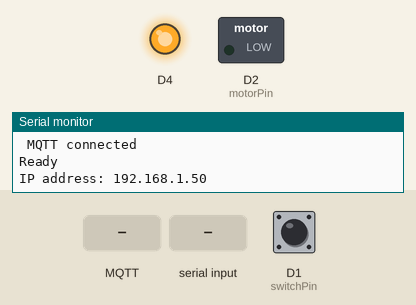
Recording of a sketch running on a simulated ESP8266 (NodeMCU). On the bench: switched loads named in the sketch (green lamp = pin HIGH), output pins drawn as LEDs (lit = HIGH), the last lines printed to the serial monitor. The inputs (shaded band) are chosen by the test bench; at power-on: D1 (switchPin) HIGH. WiFi joins after 1.5 s; servers stay silent unless stated; no MQTT or app messages arrive unless stated.

Above: at 2.7 s.
2.8 s: MQTT message "1" arrives on the first subscribed topic
At 3.9 s:
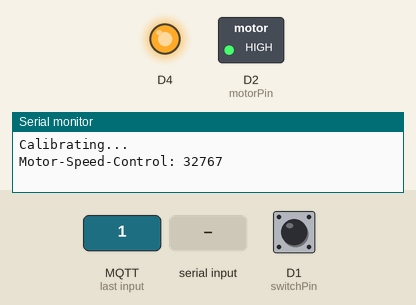
4.3 s: D1 (switchPin) pulled LOW for 0.15 s
6.4 s: "90,45\n" received over Serial
9.4 s: D1 (switchPin) pulled LOW for 1 s
At 10.8 s:
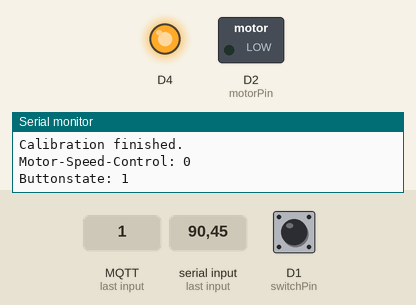
11.9 s: MQTT message "5" arrives on the first subscribed topic
At 12.4 s:
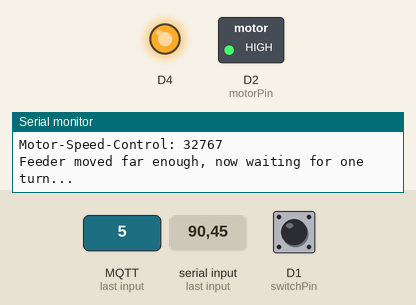
13.4 s: MQTT message "on" arrives on the first subscribed topic
Timing chart, 0 to 15.9 s (numbered marks = the images above; inputs shaded):
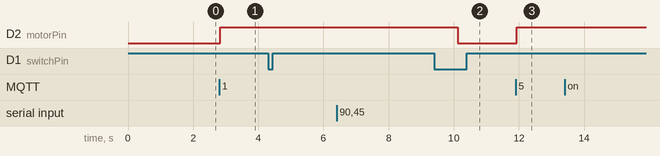

Measured:
- after the input at 2.8 s, D2 (motorPin): LOW → HIGH at once
- after the input at 9.4 s, D2 (motorPin): HIGH → LOW after 0.73 s
- after the input at 11.9 s, D2 (motorPin): LOW → HIGH at once

The sketch:

TurtleFeeder.ino
```cpp
/* Arduino code and information on how to modify a dobar or SaiDeng automatic fish pond feeder
 * (C) Daniel Kirstenpfad 2019
 *
 * Requirements / Libraries:
 *  - Arduino IDE 1.8.8
 *  - Arduino ESP8266 library 2.5.2 - https://github.com/esp8266/Arduino
 *  - Arduino MQTT Library 2.4.1 by 256dpi - https://github.com/256dpi/arduino-mqtt
 *
 * This also uses the Arduino OTA functionality. So when the ESP8266 successfully connected to your Wifi you will
 * be able to use the Arduino IDE over-the-air functionality.
 *
 *
 * What you need to configure:
 *  - WiFi SSID + PASS
 *  - MQTT Server (IP(+Username+PW))
 *  - MQTT Topic prefix
 *
 * Commands that can be sent through mqtt to the /feed topic.
 *
 * There are overall two MQTT topics:
 *    (1) $prefix/feeder-$chipid/state
 *        This topic will hold the current state of the feeder. It will show a number starting from 0 up.
 *        When the feeder is ready it will be 0. When it's currently feeding it will be 1 and up - counting down for
 *        every successfull turn done.
 *        There is an safety cut-off for the motor. If the motor is longer active than configured in the MaximumMotorRuntime
 *        variable it will shut-off by itself and set the state to -1.
 *
 *    (2) $prefix/feeder-$chipid/feed
 *        This topic acts as the command topic to start / control the feeding process. If you want to start the process
 *        you would send the number of turns you want to happen. So 1 to 5 seems reasonable. The feeder will show the
 *        progress in the /state topic.
 *        You can update the amount any time to shorten / lengthen the process.
 *        On the very first feed request after initial power-up / reboot the feeder will do a calibration run. This is to make
 *        sure that all the wheels are in the right position to work flawlessly.
 *
 * examples (for feeder-00F3B839):
 *
 * mosquitto_pub -t house/stappenbach/feeder/feeder-00F3B839/feed -m 3
 * -> will feed 3 times
 *
 * mosquitto_sub -v -t house/stappenbach/feeder/feeder-00F3B839/state
 * -> will show the current state of the feeder
 */


#include <MQTT.h>
#include <sstream>

#include <ESP8266WiFi.h>
#include <ESP8266mDNS.h>
#include <WiFiUdp.h>
#include <ArduinoOTA.h>


#ifndef STASSID
#define STASSID "yourwifissid"
#define STAPSK  "yourwifipassword"
#endif

// mqtt
const char mqttServer[] = "mqtt-broker-ip";
const int mqttPort = 1883;
const char mqttUser[] = "yourMQTTuser";
const char mqttPassword[] = "yourMQTTpassword";
const char mqtt_topic_prefix[] = "feeder";

// will show up on topics feeder/feeder-$chipid/state and /feed
// send to topic feed a number of how many feed turns you want it to make

// MQTT
MQTTClient mqttclient;
WiFiClient wificlient;
char mqtt_node_name[255];
char mqtt_feed_topic[255];
char mqtt_feeder_topic[255];
// Timer: Auxiliary variables
unsigned long now = millis();
#define MQTTLoopTime 10000
unsigned long lastMQTTLoopActivation = 0;
long MQTTConnectRetriesUntilReboot = 10;

// Counter einbauen der maximale Laufzeit / Fütterzeit und dann sperrt
int motorPin = D2;
int switchPin = D1;

// calibration
int buttonState;             // the current reading from the input pin
int lastButtonState = LOW;   // the previous reading from the input pin
bool calibrated = false;
bool bootup_started = false;
bool bootup_phase_0_done = false;


bool waiting_for_button_to_become_0 = false;
bool waiting_for_button_to_become_1 = false;

unsigned long MaximumMotorRuntime = 120000;
int MaxMotorDutyCycle = 32767; // depends on arduino used and PWM capabilities
int toFeedCounter = 0;
int motorspeed = 0;
unsigned long LastMotorCommand = 0;
unsigned long MillisSinceMotorCommand = 0;
bool MotorIsRunning = false;

const char* ssid = STASSID;
const char* password = STAPSK;

void setMotor(int speed)
{
  if (speed > 0)
    MotorIsRunning = true;
  else
    MotorIsRunning = false;

  Serial.print("Motor-Speed-Control: ");
  Serial.println(speed);
  motorspeed = speed;
  LastMotorCommand = millis();
  analogWrite(motorPin,motorspeed);
}

bool isCurrentlyFeeding()
{
  if (toFeedCounter > 0)
    return true;
  else
    return false;
}

void Feed()
{
  char counter[10];
  sprintf(counter,"%i",toFeedCounter);

  if (bootup_started)
        calibration();

  if (toFeedCounter > 0)
  {
    // feedCounter is bigger than 0 - we must start feeding, or we are already feeding...
    //Serial.printf("Counter %i - Button %i\n",toFeedCounter, buttonState);
    if (motorspeed > 0)
    {
      // motor is spinning, we must already be feeding!
      if (calibrated) // and it must be spinning not because we're calibrating...
      {
        // so here we are spinning the motor and are calibrated. So the Button will transistion from 0 to 1:
        if (waiting_for_button_to_become_1)
        {
          // when we switched from button not pressed to pressed recently...like right after calibration or in the usual scenario
          if (buttonState == 1)
          {
            Serial.println("Feeder moved far enough, now waiting for one turn...");
            waiting_for_button_to_become_0 = true;
            waiting_for_button_to_become_1 = false;
          }
        }
        // here we are when the button just switched
        if (waiting_for_button_to_become_0)
        {
          // we are now waiting for the spinner to rest on the switch, turning it to ...
          if (buttonState == 0)
          {
            Serial.println("One Feed completed.");
            toFeedCounter--;
            if (mqttclient.connected())
            {

                mqttclient.publish(mqtt_feeder_topic,counter);
            }
            else
            {
              // we are not connected anymore?
              Serial.println("MQTT connection error");
            }

            setMotor(0);
          }

        }
      }
    }
    else
    {
      // if not yet calibrated, to a run...
      // Button Verhalten:
      // buttonstate = 1 --> schalter nicht gedrückt
      // buttonstate = 0 --> schalter gedrückt, bevorzugte Parkposition
      if (!calibrated)
        calibration(); // call for a calibration -> this will make sure that the buttonstate is correctly at 0 and went through a 0-1-0 cycle
      else
      {
        setMotor(MaxMotorDutyCycle);       // the motor is not yet spinning, let's get rolling!
        waiting_for_button_to_become_0 = false; // wait...
        waiting_for_button_to_become_1 = true;
      }
    }
  }
  else // nothing to do...so check on sending out a life-signal
  {
      now = millis();

      if ( (now - lastMQTTLoopActivation) > MQTTLoopTime)
      {
        // send our current state
        mqttclient.publish(mqtt_feeder_topic,counter);
        lastMQTTLoopActivation = now;
      }

  }


}

void calibration()
{
  if (!calibrated)
  {
    if (!bootup_started) {
      Serial.println("Calibrating...");
      setMotor(MaxMotorDutyCycle);
      bootup_started = true;
    }
    else
    {
      if (buttonState == 1)
      {
        if (bootup_phase_0_done == false)
        {
          bootup_phase_0_done = true;
          Serial.println("Calibration Phase #1 done...progressing...");
        }
      }
      // when in end-phase
      if (bootup_phase_0_done)
      {
        if (buttonState == 0)
        {
          // we finished!
          calibrated = true;
          bootup_started = false;
          bootup_phase_0_done = false;
          Serial.println("Calibration finished.");
          setMotor(0);
        }
      }
    }
    delay(1000);
  }
}

void messageReceived(String &topic, String &payload)
{
  Serial.println("--------------> mqtt incoming: " + topic + " - " + payload);
  // check for commands
  // commands:
  // number of times to feed
  toFeedCounter = payload.toInt();
  if (mqttclient.connected())
  {
    char counter[10];
    sprintf(counter,"%i",toFeedCounter);
    if (mqttclient.connected())
    {
      mqttclient.publish(mqtt_feeder_topic,counter);
    }
  }

}


void setup() {
  char hostname[15];
  Serial.begin(115200);
  Serial.println("Booting");
  int reading = digitalRead(switchPin);
  buttonState = reading;

  Serial.print("Buttonstate: ");
  Serial.println(buttonState);
  // set-up WiFi and node-name feeder-00F3B839
  snprintf(hostname,255,"feeder-%08X", ESP.getChipId());
  Serial.print("Hostname: ");
  Serial.println(hostname);

  snprintf (mqtt_feed_topic, 255, "%s/%s/feed",mqtt_topic_prefix,hostname);
  snprintf (mqtt_feeder_topic, 255, "%s/%s/state",mqtt_topic_prefix,hostname);

  Serial.print("MQTT Server: ");
  Serial.println(mqttServer);
  Serial.println("MQTT Topics: ");
  Serial.println(mqtt_feed_topic);


  Serial.println("TurtleFeeder starting up...");
  //Serial.println("Speed 0 to 255");

  pinMode(LED_BUILTIN, OUTPUT);     // Initialize the LED_BUILTIN pin as an output
  pinMode(motorPin, OUTPUT);
  pinMode(switchPin, INPUT_PULLUP);
  attachInterrupt(digitalPinToInterrupt(switchPin), triggerSwitch, CHANGE);
  digitalWrite(LED_BUILTIN, HIGH);  // Turn the LED off by making the voltage HIGH

  WiFi.mode(WIFI_STA);
  WiFi.begin(ssid, password);
  while (WiFi.waitForConnectResult() != WL_CONNECTED) {
    Serial.println("Connection Failed! Rebooting...");
    delay(5000);
    ESP.restart();
  }
  // MQTT
  mqttclient.begin(mqttServer, wificlient);
  mqttclient.onMessage(messageReceived);

 int i=0;
  while (!mqttclient.connect(mqtt_node_name, mqttUser, mqttPassword))
  {
    delay(1000);
    Serial.println("MQTT connect");
    i++;

    if (i >= MQTTConnectRetriesUntilReboot)
    {
      Serial.println("Reached too many retries - Restarting...");
      ESP.restart();
    }
  }
  Serial.println(" MQTT connected");

  // subscribe to command topic
  //mqttclient.onMessage(messageReceived);
  mqttclient.subscribe(mqtt_feed_topic);

  if (mqttclient.connected())
  {
    mqttclient.publish(mqtt_feeder_topic,"0");
  }

  // OTA =================================
  // ArduinoOTA.setPort(8266);
  ArduinoOTA.setHostname(hostname);
  // ArduinoOTA.setPassword("admin");
  // ArduinoOTA.setPasswordHash("21232f297a57a5a743894a0e4a801fc3");
  ArduinoOTA.onStart([]() {
    String type;
    if (ArduinoOTA.getCommand() == U_FLASH) {
      type = "sketch";
    } else { // U_SPIFFS
      type = "filesystem";
    }
    // NOTE: if updating SPIFFS this would be the place to unmount SPIFFS using SPIFFS.end()
    Serial.println("Start updating " + type);
    digitalWrite(LED_BUILTIN, LOW);   // Turn the LED on (Note that LOW is the voltage level
  });
  ArduinoOTA.onEnd([]() {
    Serial.println("\nEnd");
  });
  ArduinoOTA.onProgress([](unsigned int progress, unsigned int total) {
    Serial.printf("Progress: %u%%", (progress / (total / 100)));
    Serial.println();
  });
  ArduinoOTA.onError([](ota_error_t error) {
    Serial.printf("Error[%u]: ", error);
    if (error == OTA_AUTH_ERROR) {
      Serial.println("Auth Failed");
    } else if (error == OTA_BEGIN_ERROR) {
      Serial.println("Begin Failed");
    } else if (error == OTA_CONNECT_ERROR) {
      Serial.println("Connect Failed");
    } else if (error == OTA_RECEIVE_ERROR) {
      Serial.println("Receive Failed");
    } else if (error == OTA_END_ERROR) {
      Serial.println("End Failed");
    }
  });
  ArduinoOTA.begin();
  Serial.println("Ready");
  Serial.print("IP address: ");
  Serial.println(WiFi.localIP());
}
// =================================================================================================================
// =================================================================================================================
// the loop function runs over and over again forever
void loop() {
  ArduinoOTA.handle();

int i=0;
  while (!mqttclient.connect(mqtt_node_name, mqttUser, mqttPassword))
  {
    delay(1000);
    Serial.println("MQTT connect");
    i++;

    if (i >= MQTTConnectRetriesUntilReboot)
    {
      Serial.println("Reached too many retries - Restarting...");
      ESP.restart();
    }
  }
  //Serial.println(" MQTT connected");

  mqttclient.loop();

  Feed(); // calls the feed function, won't do anything if the feedCounter is 0
  // check for MaximumMotorRuntime

  if (MotorIsRunning)
  {
    MillisSinceMotorCommand = millis() - LastMotorCommand;
    if (MillisSinceMotorCommand >= MaximumMotorRuntime)
    {
      if (mqttclient.connected())
      { // report possible error to MQTT
        mqttclient.publish(mqtt_feeder_topic,"-1");
      }
      Serial.println("Maximum Motor Runtime reached: Stopping");
      setMotor(0);
    }
  }

  if (Serial.available())
  {
    int feed = Serial.parseInt();
    Serial.print("Feed ");
    Serial.println(feed);
    if (feed >= 0 && feed <= 5)
    {
      toFeedCounter = feed;
    }
  }
}

// gets triggered on switch interrupt...
ICACHE_RAM_ATTR void triggerSwitch() {
  int reading = digitalRead(switchPin);
  buttonState = reading;

  Serial.print("Buttonstate: ");
  Serial.println(buttonState);
}
// =================================================================================================================
// =================================================================================================================
```
